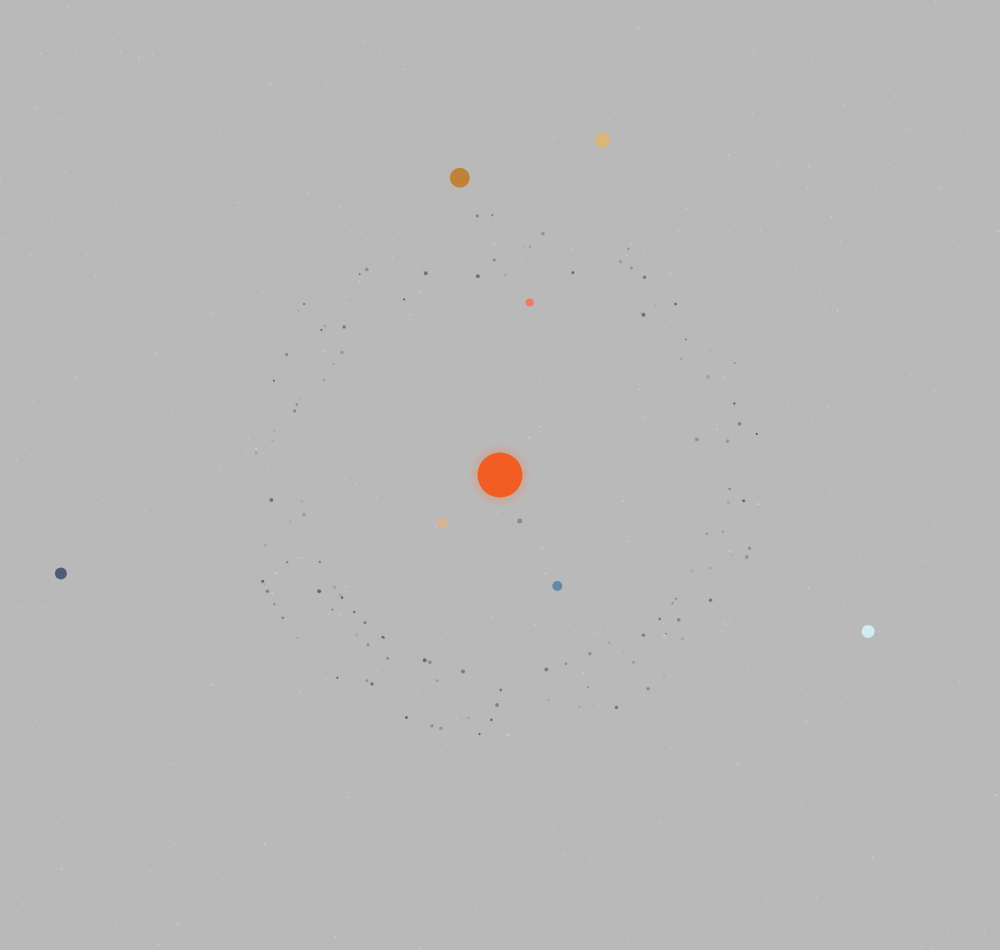
Frame 1 (no input)
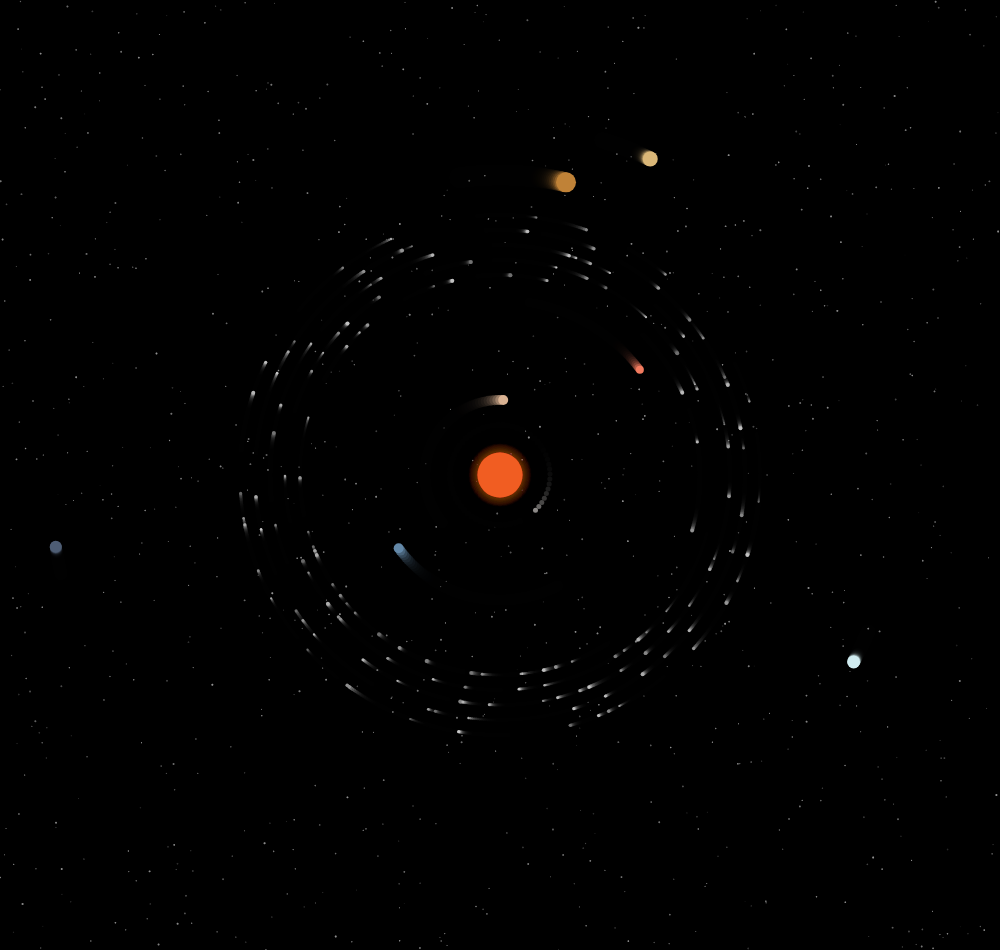
Frame 60 (no input)
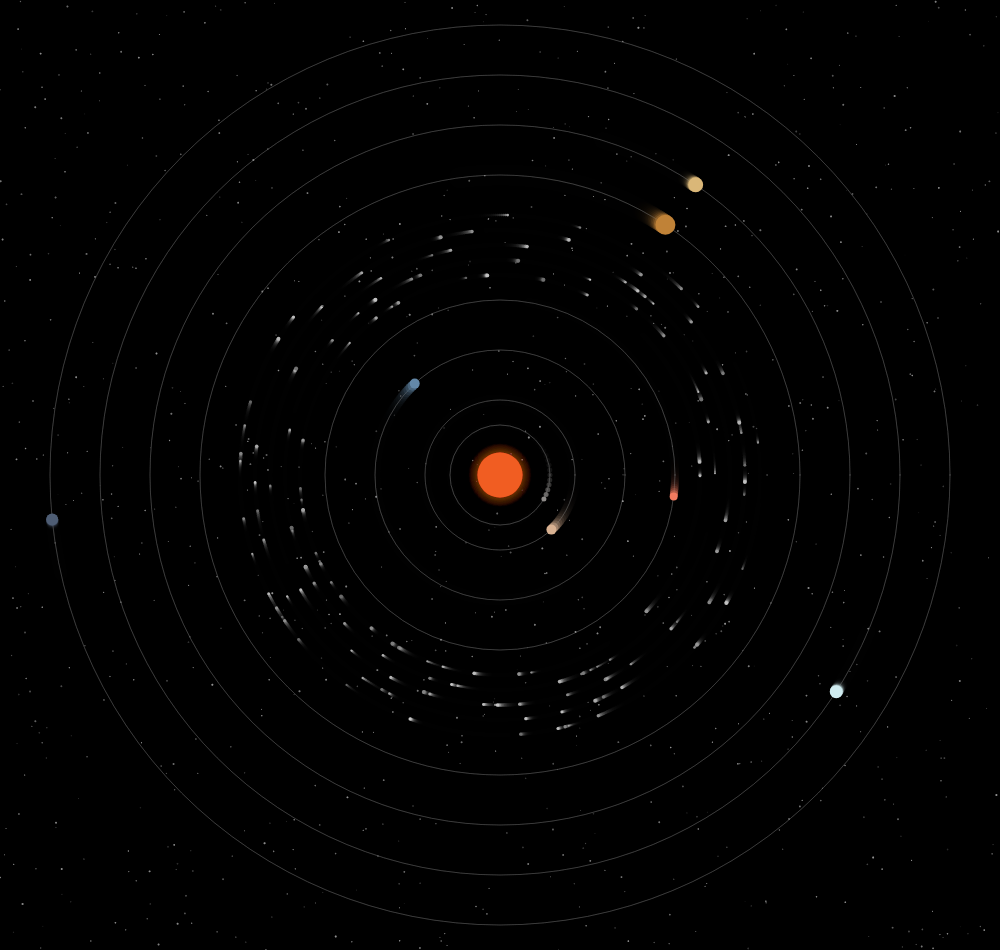
Frame 120 (the mouse pressed at the canvas centre since frame 60)

The p5.js sketch that drew these frames (run headless with seeded random() and noise() and a simulated clock; from frame 60 on, the mouse is pressed at the canvas centre):

// p5.js sketch
// ── sketch.js
let w = 1000;
let h = 950;
let start = 25;
let rotation = 10; // based on mercury rotation
let opacity = 70

class Celestial {
  constructor(x, y, r, d, a, s, c) {
    // Initial x and y coordinates
    this.xPos = x;
    this.yPos = y;
    
    // Radius of celestial bodies
    this.radius = r;
    
    // Distance from center
    this.distance = d;
    
    // Angle at which the celestial bodies spawn
    // Also used for rotation -> constantly updated
    this.angle = a;
    
    // Speed of revolution
    this.speed = s;
    
    // Variables for rotation
    // Since xPos and yPos designate intial position, i.e., center of ellipses
    this.x = 0;
    this.y = 0;
    
    // Colour of objects
    this.color = c;

    // Display function
    this.display = function () {
      fill(this.color);
      ellipse(this.x, this.y, this.radius);
    };
  }

  // Move objects in a circle by updating the angle
  move() {
    this.x = this.xPos + this.distance * cos(this.angle / this.speed);
    this.y = this.yPos + this.distance * sin(this.angle / this.speed);

    this.angle++;
  }
}

// Asteroid belt 
class Belt {
  constructor(m, n) {
    // Number of belts
    this.n_belts = m;
    
    // Number of asteroids in belt
    this.n_rocks = n;
    
    // Array for storing asteroid objects
    this.beltArray = [];
  }

  // Produces a 2d array - this.beltArray[] 
  add_asteroids() {
    for (let i = 1; i <= this.n_belts + 1; i++) {
      let belt = [];
      for (let j = 1; j <= this.n_rocks; j++) {
        belt[j] = new Celestial(
          width / 2,
          height / 2,
          random(2, 4),
          i * (start - 10) + 170,
          j * 130 + i * random(10, 15),
          random(12.5, 37.5) * rotation,
          random(100, 200)
        );
      }
      this.beltArray.push(belt);
    }
  }

  // Displays each meteor by calling Celestial
  display_meteors() {
    for (let i = 1; i <= this.n_belts; i++) {
      for (let j = 1; j <= this.n_rocks; j++) {
        this.beltArray[i][j].move();
        this.beltArray[i][j].display();
      }
    }
  }
}

// Celestial object variables
let sun;
let mercury;
let venus;
let earth;
let mars;
let jupiter;
let saturn;
let uran;
let neptune;

// Asteroid belt
let belt;

// Alpha value for orbits when clicking screen
let val = 0;

function setup() {
  createCanvas(w, h);
  noStroke();
  sun = new Celestial(width / 2, height / 2, 45, 0, 1, 1, "#f15d22");
  mercury = new Celestial(
    width / 2,
    height / 2,
    5,
    start * 2,
    random(0, 360*2),
    rotation,
    "#8d8a88"
  );
  
  venus = new Celestial(
    width / 2,
    height / 2,
    10,
    start * 3,
    random(0, 360*3),
    2.56 * rotation,
    "#d9b292"
  );
  
  earth = new Celestial(
    width / 2,
    height / 2,
    10,
    start * 5,
    random(0, 360*5),
    4.15 * rotation,
    "#6388a8"
  );
  
  mars = new Celestial(
    width / 2,
    height / 2,
    8,
    start * 7,
    random(0, 360*7),
    7.81 * rotation,
    "#f27b5f"
  );

  belt = new Belt(5, 30);
  belt.add_asteroids();

  jupiter = new Celestial(
    width / 2,
    height / 2,
    20,
    start * 12,
    random(0, 360*12),
    (49.7 / 3) * rotation,
    "#c08237"
  );
  
  saturn = new Celestial(
    width / 2,
    height / 2,
    15,
    start * 14,
    random(0, 360*14),
    (120.4 / 3) * rotation,
    "#dab778"
  );
  
  uran = new Celestial(
    width / 2,
    height / 2,
    13,
    start * 16,
    random(0, 360*16),
    (348.6 / 5) * rotation,
    "#d0ecf0"
  );
  neptune = new Celestial(
    width / 2,
    height / 2,
    12,
    start * 18,
    random(0, 360 * 18),
    (684.8 / 7) * rotation,
    "#4e5d74"
  );
}

function draw() {
  randomSeed(99);
  
  // Opacity can change for trail effect of moving objects
  background(0,0,0, opacity);

  // Stars
  for (let i = 0; i < 1000; i++) {
    fill(255, 255, 255, random(10, 70));
    ellipse(random(0, width), random(0, height), random(1, 2));
  }

  // If screen is pressed orbits show
  orbits();

  // Move and display each celestial body
  fill("#f28320");
  sun.move();
  sun.display();

  noStroke();

  fill("#8d8a88");
  mercury.move();
  mercury.display();

  fill("#d9b292");
  venus.move();
  venus.display();

  fill("#6388a8");
  earth.move();
  earth.display();

  fill("#f27b5f");
  mars.move();
  mars.display();

  fill("#8d8a88");
  belt.display_meteors();

  fill("#c08237");
  jupiter.move();
  jupiter.display();

  fill("#dab778");
  saturn.move();
  saturn.display();

  fill("#d0ecf0");
  uran.move();
  uran.display();

  fill("#4e5d74");
  neptune.move();
  neptune.display();
  
  // Sorry Pluto (T⌓T)
}

function orbits() {
  // Sun glow
  for (let i = 0; i < 50; i++) {
    fill(241, 93, 34, 3);
    ellipse(width / 2, height / 2, i * 1.3);
  }
  
  noFill();
  stroke(255, 255, 255, val);
  ellipse(width / 2, height / 2, start * 4);
  ellipse(width / 2, height / 2, start * 6);
  ellipse(width / 2, height / 2, start * 10);
  ellipse(width / 2, height / 2, start * 14);
  ellipse(width / 2, height / 2, start * 24);
  ellipse(width / 2, height / 2, start * 28);
  ellipse(width / 2, height / 2, start * 32);
  ellipse(width / 2, height / 2, start * 36);
  noStroke();
}

function mousePressed() {
  val = 20;
}

function mouseReleased() {
  val = 0;
}
